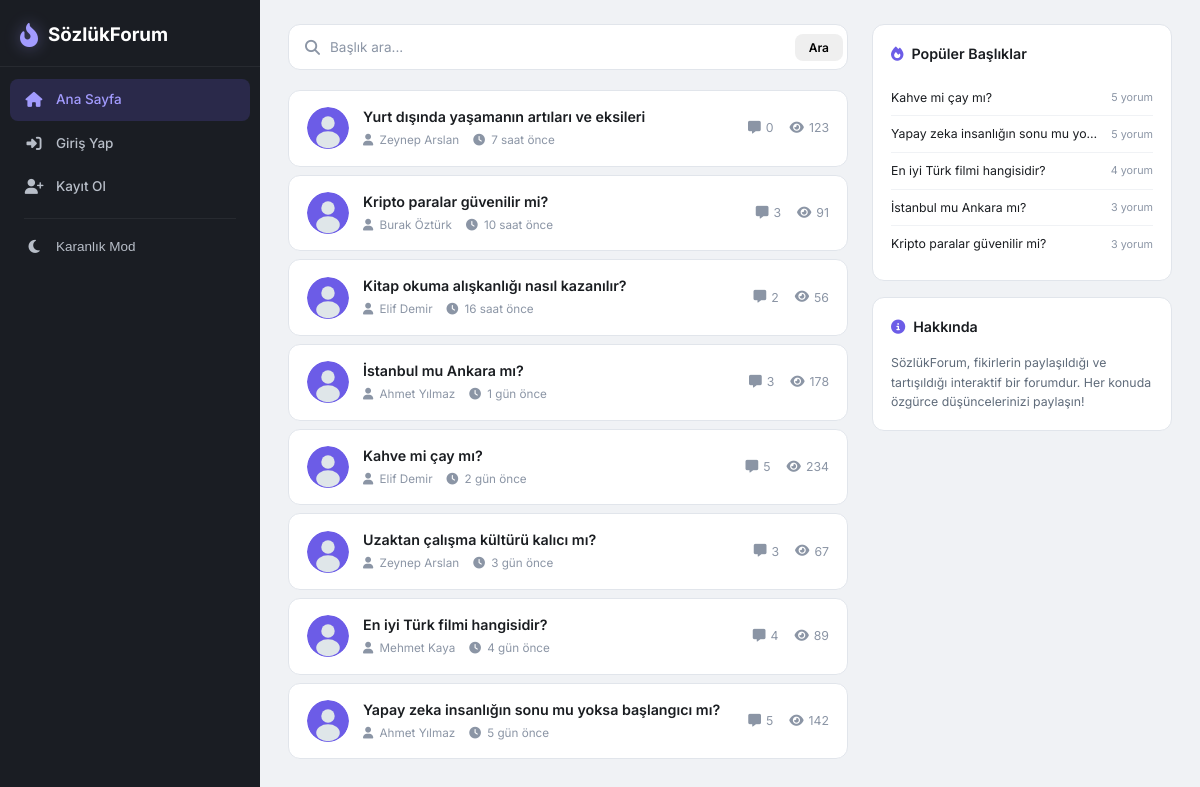
The page / on the database its author committed.
### tables this page shows
CREATE TABLE topics (
    id INT AUTO_INCREMENT PRIMARY KEY,
    title VARCHAR(255) NOT NULL,
    description TEXT DEFAULT NULL,
    user_id INT NOT NULL,
    views INT DEFAULT 0,
    created_at DATETIME DEFAULT CURRENT_TIMESTAMP,
    FOREIGN KEY (user_id) REFERENCES users(id) ON DELETE CASCADE
);

CREATE TABLE users (
    id INT AUTO_INCREMENT PRIMARY KEY,
    username VARCHAR(50) NOT NULL UNIQUE,
    email VARCHAR(100) NOT NULL UNIQUE,
    password VARCHAR(255) NOT NULL,
    display_name VARCHAR(100) DEFAULT NULL,
    bio TEXT DEFAULT NULL,
    avatar VARCHAR(255) DEFAULT NULL,
    role ENUM('user','admin') DEFAULT 'user',
    is_blocked TINYINT(1) DEFAULT 0,
    last_seen DATETIME DEFAULT CURRENT_TIMESTAMP,
    created_at DATETIME DEFAULT CURRENT_TIMESTAMP
);

### config.php (called while the page is built, shortened)
<?php
function isLoggedIn() {
    return isset($_SESSION['user_id']);
}
function e($str) {
    return htmlspecialchars((string)$str, ENT_QUOTES, 'UTF-8');
}
function timeAgo($datetime) {
    $now = new DateTime();
    $ago = new DateTime($datetime);
    $diff = $now->diff($ago);
    if ($diff->d > 0) return $diff->d . ' gün önce';
    if ($diff->h > 0) return $diff->h . ' saat önce';
    return 'az önce';
}
function getAvatar($avatar) {
    return 'assets/default_avatar.svg';
}
?>

### index.php (the view, shortened to what this page needs)
<?php
require_once 'config.php';
$search = trim($_GET['q'] ?? '');
$where = '';
$params = [];
$page = max(1, intval($_GET['page'] ?? 1));
$perPage = 10;
$offset = ($page - 1) * $perPage;
$sql = "SELECT t.*, u.username, u.display_name, u.avatar, u.last_seen,
        (SELECT COUNT(*) FROM comments WHERE topic_id = t.id AND is_hidden = 0) as comment_count
        FROM topics t
        JOIN users u ON t.user_id = u.id
        $where
        ORDER BY t.created_at DESC
        LIMIT $perPage OFFSET $offset";
$stmt = $pdo->prepare($sql);
$stmt->execute($params);
$topics = $stmt->fetchAll();
$stmt = $pdo->query("SELECT t.*, (SELECT COUNT(*) FROM comments WHERE topic_id = t.id) as comment_count FROM topics t ORDER BY comment_count DESC, t.views DESC LIMIT 5");
$popularTopics = $stmt->fetchAll();
include 'includes/header.php';
?>
<div class="page-layout">
    <div class="content-main">
        <div class="search-bar">
            <form method="GET" class="search-form">
                <i class="fas fa-search"></i>
                <input type="text" name="q" value="<?= e($search) ?>" placeholder="Başlık ara..." class="search-input">
                <button type="submit" class="btn btn-sm">Ara</button>
            </form>
        </div>
        <div class="topic-list">
            <?php if (empty($topics)): ?>
                <div class="empty-state">
                    <i class="fas fa-comments"></i>
                    <h3>Henüz başlık yok</h3>
                    <p>İlk başlığı oluşturan siz olun!</p>
                    <?php if (isLoggedIn()): ?>
                        <a href="create_topic.php" class="btn btn-primary">Yeni Başlık Oluştur</a>
                    <?php endif; ?>
                </div>
            <?php else: ?>
                <?php foreach ($topics as $topic): ?>
                <a href="topic.php?id=<?= $topic['id'] ?>" class="topic-card">
                    <div class="topic-card-left">
                        <img src="<?= e(getAvatar($topic['avatar'])) ?>" alt="Avatar" class="topic-avatar">
                        <div class="topic-info">
                            <h3 class="topic-title"><?= e($topic['title']) ?></h3>
                            <div class="topic-meta">
                                <span class="topic-author">
                                    <i class="fas fa-user"></i> <?= e($topic['display_name'] ?? $topic['username']) ?>
                                </span>
                                <span class="topic-time">
                                    <i class="fas fa-clock"></i> <?= timeAgo($topic['created_at']) ?>
                                </span>
                            </div>
                        </div>
                    </div>
                    <div class="topic-card-right">
                        <div class="topic-stat">
                            <i class="fas fa-message"></i>
                            <span><?= $topic['comment_count'] ?></span>
                        </div>
                        <div class="topic-stat">
                            <i class="fas fa-eye"></i>
                            <span><?= $topic['views'] ?></span>
                        </div>
                    </div>
                </a>
                <?php endforeach; ?>
            <?php endif; ?>
        </div>
    </div>
    <div class="content-sidebar">
        <div class="sidebar-card">
            <h3 class="sidebar-card-title"><i class="fas fa-fire"></i> Popüler Başlıklar</h3>
            <?php foreach ($popularTopics as $pt): ?>
            <a href="topic.php?id=<?= $pt['id'] ?>" class="sidebar-topic">
                <span class="sidebar-topic-title"><?= e($pt['title']) ?></span>
                <span class="sidebar-topic-count"><?= $pt['comment_count'] ?> yorum</span>
            </a>
            <?php endforeach; ?>
        </div>
        <div class="sidebar-card">
            <h3 class="sidebar-card-title"><i class="fas fa-info-circle"></i> Hakkında</h3>
            <p class="sidebar-about">SözlükForum, fikirlerin paylaşıldığı ve tartışıldığı interaktif bir forumdur. Her konuda özgürce düşüncelerinizi paylaşın!</p>
        </div>
    </div>
</div>
<?php include 'includes/footer.php'; ?>

### includes/header.php (shortened to what this page needs)
<?php
$notifCount = 0;
$msgCount = 0;
?>
<!DOCTYPE html>
<html lang="tr" data-theme="light">
<head>
    <link rel="stylesheet" href="https://cdnjs.cloudflare.com/ajax/libs/font-awesome/6.5.0/css/all.min.css">
    <link rel="stylesheet" href="assets/style.css">
</head>
<body>
    <aside class="sidebar" id="sidebar">
        <div class="sidebar-header">
            <a href="index.php" class="logo">
                <i class="fas fa-fire-flame-curved"></i>
                <span>SözlükForum</span>
            </a>
        </div>
        <nav class="sidebar-nav">
            <a href="index.php" class="nav-item <?= basename($_SERVER['PHP_SELF']) == 'index.php' ? 'active' : '' ?>">
                <i class="fas fa-house"></i>
                <span>Ana Sayfa</span>
            </a>
            <?php if (isLoggedIn()): ?>
            <a href="profile.php?id=<?= $_SESSION['user_id'] ?>" class="nav-item <?= basename($_SERVER['PHP_SELF']) == 'profile.php' && isset($_GET['id']) && $_GET['id'] == $_SESSION['user_id'] ? 'active' : '' ?>">
                <i class="fas fa-user"></i>
                <span>Profilim</span>
            </a>
            <a href="my_topics.php" class="nav-item <?= basename($_SERVER['PHP_SELF']) == 'my_topics.php' ? 'active' : '' ?>">
                <i class="fas fa-pen-to-square"></i>
                <span>Forumlarım</span>
            </a>
            <a href="subscriptions.php" class="nav-item <?= basename($_SERVER['PHP_SELF']) == 'subscriptions.php' ? 'active' : '' ?>">
                <i class="fas fa-bookmark"></i>
                <span>Aboneliklerim</span>
            </a>
            <a href="messages.php" class="nav-item <?= basename($_SERVER['PHP_SELF']) == 'messages.php' ? 'active' : '' ?>">
                <i class="fas fa-envelope"></i>
                <span>Mesajlar</span>
                <?php if ($msgCount > 0): ?>
                    <span class="badge"><?= $msgCount ?></span>
                <?php endif; ?>
            </a>
            <a href="notifications.php" class="nav-item <?= basename($_SERVER['PHP_SELF']) == 'notifications.php' ? 'active' : '' ?>">
                <i class="fas fa-bell"></i>
                <span>Bildirimler</span>
                <?php if ($notifCount > 0): ?>
                    <span class="badge"><?= $notifCount ?></span>
                <?php endif; ?>
            </a>
            <?php if ($_SESSION['role'] === 'admin'): ?>
            <a href="admin.php" class="nav-item <?= basename($_SERVER['PHP_SELF']) == 'admin.php' ? 'active' : '' ?>">
                <i class="fas fa-shield-halved"></i>
                <span>Yönetim Paneli</span>
            </a>
            <?php endif; ?>
            <div class="nav-divider"></div>
            <a href="create_topic.php" class="nav-item nav-create">
                <i class="fas fa-plus"></i>
                <span>Yeni Başlık Oluştur</span>
            </a>
            <div class="nav-divider"></div>
            <button class="nav-item theme-toggle" onclick="toggleTheme()">
                <i class="fas fa-moon" id="themeIcon"></i>
                <span id="themeText">Karanlık Mod</span>
            </button>
            <a href="logout.php" class="nav-item nav-logout">
                <i class="fas fa-right-from-bracket"></i>
                <span>Çıkış Yap</span>
            </a>
            <?php else: ?>
            <a href="login.php" class="nav-item">
                <i class="fas fa-right-to-bracket"></i>
                <span>Giriş Yap</span>
            </a>
            <a href="register.php" class="nav-item">
                <i class="fas fa-user-plus"></i>
                <span>Kayıt Ol</span>
            </a>
            <div class="nav-divider"></div>
            <button class="nav-item theme-toggle" onclick="toggleTheme()">
                <i class="fas fa-moon" id="themeIcon"></i>
                <span id="themeText">Karanlık Mod</span>
            </button>
            <?php endif; ?>
        </nav>
    </aside>
    <main class="main-content">
        <div class="content-wrapper">

### includes/footer.php (shortened to what this page needs)
        </div>
    </main>
</body>
</html>

### rows shown on the page
topics: title "Yurt dışında yaşamanın artıları ve eksileri", user.display_name "Zeynep Arslan", created_at "7 saat önce", comment_count "0", views "123"
topics: title "Kripto paralar güvenilir mi?", user.display_name "Burak Öztürk", created_at "10 saat önce", comment_count "3", views "91"
topics: title "Kitap okuma alışkanlığı nasıl kazanılır?", user.display_name "Elif Demir", created_at "16 saat önce", comment_count "2", views "56"
topics: title "İstanbul mu Ankara mı?", user.display_name "Ahmet Yılmaz", created_at "1 gün önce", comment_count "3", views "178"
topics: title "Kahve mi çay mı?", user.display_name "Elif Demir", created_at "2 gün önce", comment_count "5", views "234"
topics: title "Uzaktan çalışma kültürü kalıcı mı?", user.display_name "Zeynep Arslan", created_at "3 gün önce", comment_count "3", views "67"
topics: title "En iyi Türk filmi hangisidir?", user.display_name "Mehmet Kaya", created_at "4 gün önce", comment_count "4", views "89"
topics: title "Yapay zeka insanlığın sonu mu yoksa başlangıcı mı?", user.display_name "Ahmet Yılmaz", created_at "5 gün önce", comment_count "5", views "142", title "Yapay zeka insanlığın sonu mu yo…"
